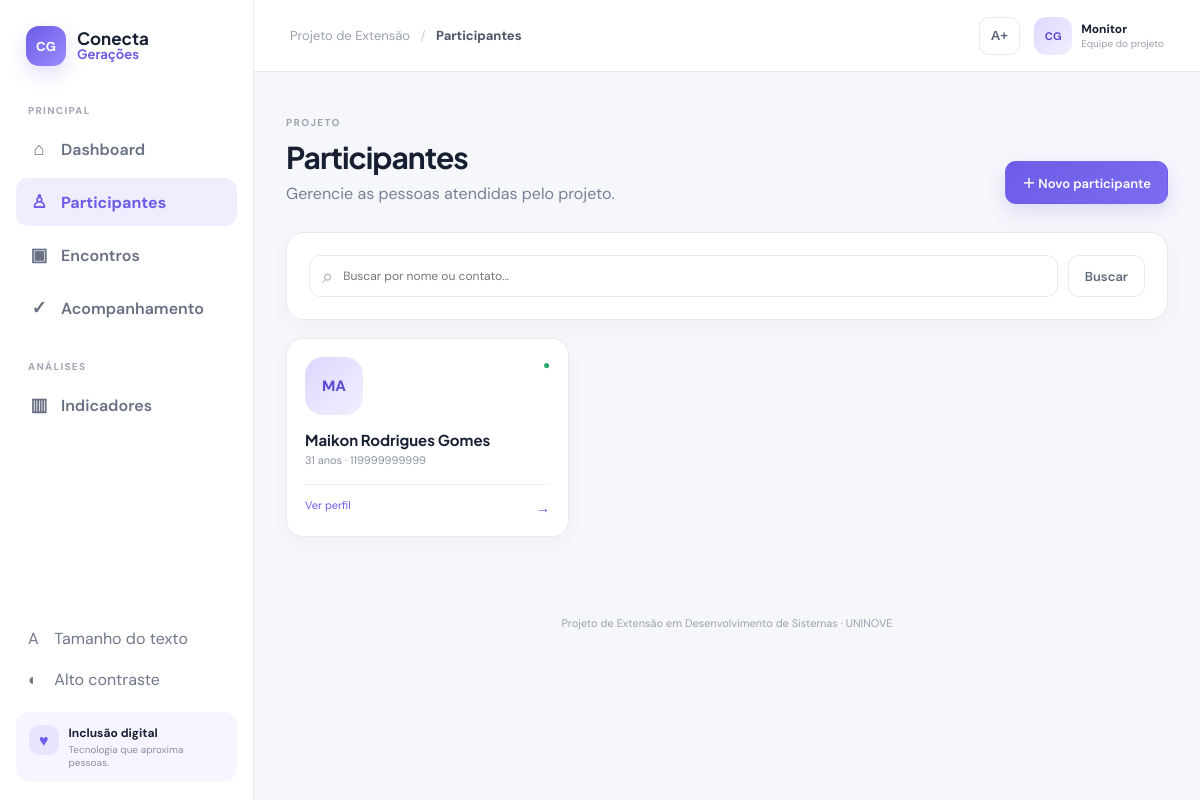
Screenshot of /participantes with the database file from the repository.
### tables this page shows
CREATE TABLE participantes (
        id INTEGER PRIMARY KEY AUTOINCREMENT,
        nome TEXT NOT NULL,
        idade INTEGER NOT NULL,
        contato TEXT,
        observacoes TEXT,
        criado_em TEXT DEFAULT CURRENT_TIMESTAMP
    );

### run.py (the view)
@app.route('/participantes')
def participantes():
    q = request.args.get('q', '').strip()
    conn = get_db()
    if q:
        rows = conn.execute('SELECT * FROM participantes WHERE nome LIKE ? OR contato LIKE ? ORDER BY nome', (f'%{q}%', f'%{q}%')).fetchall()
    else:
        rows = conn.execute('SELECT * FROM participantes ORDER BY nome').fetchall()
    conn.close()
    return render_template('participantes.html', participantes=rows, q=q)

### run.py (called while the page is built)
def get_db():
    conn = sqlite3.connect(DB)
    conn.row_factory = sqlite3.Row
    return conn

@app.context_processor
def inject_globals():
    return {'app_name': 'Conecta Gerações'}

### templates/participantes.html
{% extends 'base.html' %}{% block title %}Participantes{% endblock %}{% block content %}
<section class="page-heading"><div><span class="eyebrow">PROJETO</span><h1>Participantes</h1><p>Gerencie as pessoas atendidas pelo projeto.</p></div><a class="btn primary" href="{{url_for('novo_participante')}}">＋ Novo participante</a></section>
<section class="panel"><form class="searchbar" method="get"><div class="search-input"><span>⌕</span><input name="q" value="{{q}}" placeholder="Buscar por nome ou contato..."></div><button class="btn ghost">Buscar</button>{% if q %}<a class="btn ghost" href="{{url_for('participantes')}}">Limpar</a>{% endif %}</form></section>
<section class="participant-grid">{% for p in participantes %}<a class="person-card" href="{{url_for('participante_detalhe',pid=p.id)}}"><div class="person-top"><div class="avatar large">{{p.nome[:2].upper()}}</div><span class="status-dot">●</span></div><h3>{{p.nome}}</h3><p>{{p.idade}} anos{% if p.contato %} · {{p.contato}}{% endif %}</p><div class="person-foot"><span>Ver perfil</span><b>→</b></div></a>{% else %}<div class="panel empty full"><div>♙</div><h3>Nenhum participante encontrado</h3><p>{% if q %}Tente outra busca.{% else %}Comece cadastrando o primeiro participante.{% endif %}</p></div>{% endfor %}</section>
{% endblock %}

### static/style.css (style rules this page uses)
:root { --bg:#f6f7fb;--surface:#fff;--text:#172033;--muted:#778095;--line:#e8eaf0;--primary:#6c5ce7;--primary-2:#8b7cf5;--green:#25a56a;--orange:#e99a45;--blue:#4f86e8;--danger:#d9534f;font-family:'DM Sans',Arial,sans-serif;color:var(--text);background:var(--bg);font-size:16px }
* { box-sizing:border-box }
body { margin:0;background:var(--bg);min-height:100vh }
.avatar { width:38px;height:38px;border-radius:12px;background:linear-gradient(135deg,#ded8ff,#f1efff);color:#5c4cd1;display:grid;place-items:center;font-weight:800;font-size:11px;flex:none }
.avatar.large { width:58px;height:58px;border-radius:18px;font-size:15px }
.welcome,.page-heading,.profile-heading { display:flex;justify-content:space-between;align-items:flex-end;gap:25px;margin-bottom:28px }
.welcome h1,.page-heading h1,.profile-heading h1 { font-family:'Plus Jakarta Sans';font-size:30px;letter-spacing:-1px;margin:7px 0 7px }
.welcome p,.page-heading p,.profile-heading p { margin:0;color:var(--muted);max-width:650px }
.eyebrow { font-size:10px;letter-spacing:1.35px;color:#a0a5b1;font-weight:800 }
.btn { display:inline-flex;align-items:center;justify-content:center;gap:6px;padding:11px 16px;border-radius:11px;border:1px solid transparent;text-decoration:none;font:600 13px 'DM Sans';cursor:pointer;white-space:nowrap }
.btn.primary { background:linear-gradient(135deg,var(--primary),#7b6df0);color:#fff;box-shadow:0 8px 18px #6c5ce72e }
.btn.ghost { background:#fff;border-color:var(--line);color:#626b7d }
.panel,.form-card { background:#fff;border:1px solid var(--line);border-radius:18px;box-shadow:0 8px 24px #24304b08 }
.panel { padding:22px }
.page-heading { align-items:flex-end }
.searchbar { display:flex;gap:10px }
.search-input { height:42px;border:1px solid var(--line);border-radius:11px;display:flex;align-items:center;gap:8px;padding:0 12px;flex:1 }
.search-input span { color:#a1a7b3;font-size:20px }
.search-input input { border:0;outline:0;flex:1;font:inherit;font-size:12px }
.participant-grid { display:grid;grid-template-columns:repeat(3,1fr);gap:16px;margin-top:18px }
.person-card { background:#fff;border:1px solid var(--line);border-radius:17px;padding:18px;text-decoration:none;color:inherit;box-shadow:0 7px 22px #24304b07;transition:.2s }
.person-top { display:flex;justify-content:space-between }
.status-dot { color:#27a86d;font-size:12px }
.person-card h3 { font:700 15px 'Plus Jakarta Sans';margin:15px 0 4px }
.person-card p { font-size:11px;color:#8b92a1;margin:0 }
.person-foot { display:flex;justify-content:space-between;border-top:1px solid #f0f1f4;margin-top:17px;padding-top:13px;color:var(--primary);font-size:11px }
.person-foot b { font-size:15px }

### rows the page displays
participantes: nome "MA", nome "Maikon Rodrigues Gomes", idade "31", contato "119999999999"
